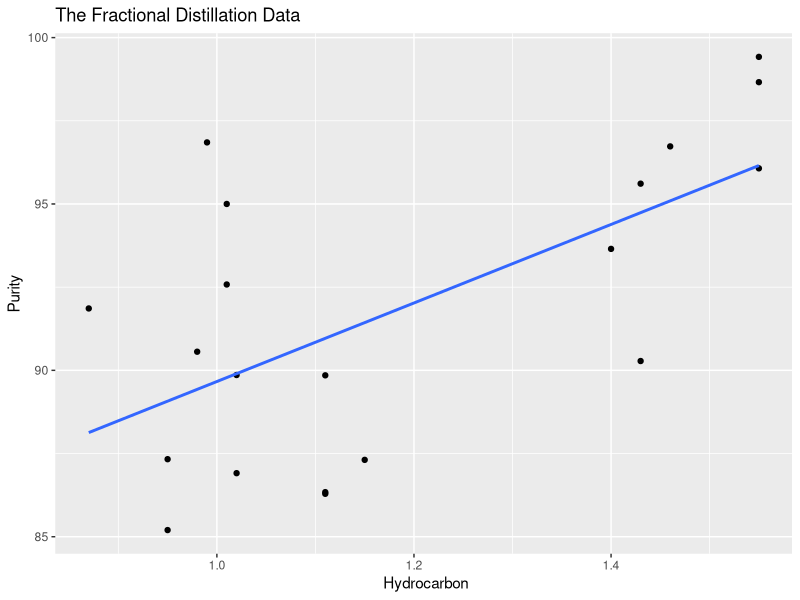
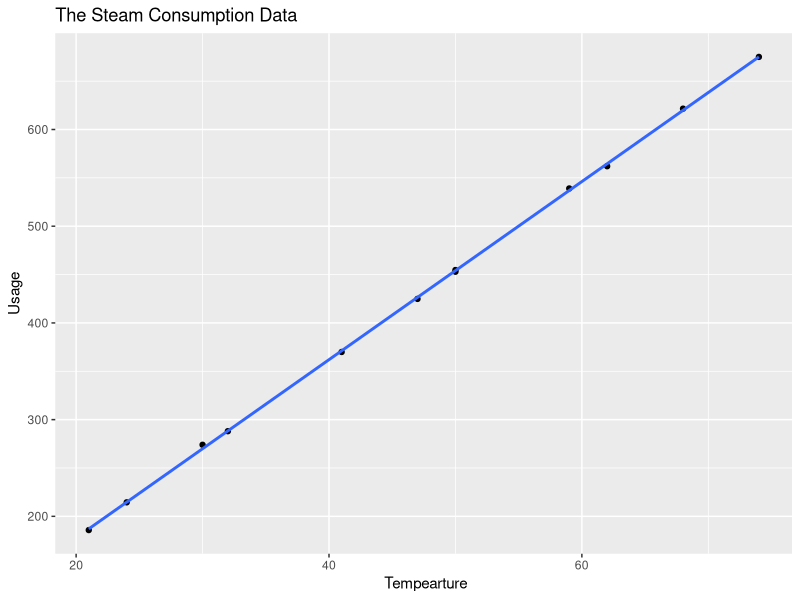

Generate these figures, in order, with R:
## ---- chunk 1
knitr::opts_chunk$set(echo = TRUE)
## ---- chunk 2
x_hydrocarbon <- c(1.02, 1.11, 1.43, 1.11, 1.01, 0.95, 1.11, 0.87, 1.43, 1.02,
                 1.46, 1.55, 1.55, 1.55, 1.40, 1.15, 1.01, 0.99, 0.95, 0.98)
y_purity <- c(86.91, 89.85, 90.28, 86.34, 92.58, 87.33, 86.29, 91.86, 95.61, 89.86,

                    96.73, 99.42, 98.66, 96.07, 93.65, 87.31, 95.00, 96.85, 85.20, 90.56)
x = x_hydrocarbon 
y = y_purity

## ---- chunk 3
library(ggplot2)

# Display Scatter Diagram 

scatter_diagram <- ggplot(data = NULL, 
                          aes(x = x_hydrocarbon, y= y_purity)) + 
                          geom_point() + geom_smooth(method = "lm", 
                          se = FALSE) + 
                          labs(title = "The Fractional Distillation Data",
                          x = " Hydrocarbon", y = "Purity")

print(scatter_diagram)
## ---- chunk 4
# Creating the linear regression model
model <- lm(y ~ x)

# Getting the coefficients
(coefficients <- model$coefficients)

# Getting the R-squared value
(r_squared <- summary(model)$r.squared)

# Getting the p-values for the coefficients
p_values <- summary(model)$coefficients[, "Pr(>|t|)"]
print(p_values)

model_summary <- summary(model)
model_summary

# Function for simple linear regression
simple_linear_regression <- function(x, y) {
  # Creating the linear regression model
  model <- lm(y ~ x)
  
  # Extracting coefficients
  coefficients <- model$coefficients
  
  # Extracting R-squared value
  r_squared <- summary(model)$r.squared
  
  # Returning coefficients and R-squared value
  return(list(coefficients = coefficients, r_squared = r_squared))
}

result <- simple_linear_regression(x, y)
print(result$coefficients)
print(result$r_squared)



#Creating Linear Model
model_names <- names(model)

# Inspecting the names of objects in the model
print(model_names)
## ---- chunk 5
# Function to get the least-squares fit coefficients
leastsquaresfit <- function(model){
  leastsfit <- model$coefficients
  return(leastsfit)
}

leastfits <- leastsquaresfit(model)

output <- paste("The least-squares fit coefficients:",
                paste("Intercept =", leastfits[1]),
                paste("PropellantAge =", leastfits[2]), sep = "\n")
message(output)
## ---- chunk 6
least_fits <- lsfit(x, y)$coefficients
print(least_fits)
## ---- chunk 7
getsigmasquared <- function(model){
  modelsummary <- summary(model)
  sigmasquared <- modelsummary$sigma^2
  return(sigmasquared)
}

estimatesigmasquared <- getsigmasquared(model)

output <- paste("The Estimate of Sigma Squared is equal to:", estimatesigmasquared)

message(output)
## ---- chunk 8
# Another way to find the p value
p_value <- summary(model)$coefficients[2, 4]

# Print the p-value
print(p_value)
## ---- chunk 9
# Get the coefficient and standard error for a specific variable, e.g., "x"
coefficient <- coef(model)["x"]
standard_error <- summary(model)$coefficients["x", "Std. Error"]

# Calculate the t-value
t_value <- coefficient / standard_error

# Print the t-value
print(t_value)
## ---- chunk 10
# Set the significance level
significance_level <- 0.05

# Set the degrees of freedom
degrees_of_freedom <- 18

# Calculate the critical value
critical_value <- qt(1 - (significance_level / 2), df = degrees_of_freedom)

# Print the critical value
print(critical_value)
## ---- chunk 11
# Perform the significance test for regression
if (abs(t_value) > critical_value) {
    null_hypothesis_status <- "The null hypothesis is rejected."
  } else {
    null_hypothesis_status <- "The null hypothesis is not rejected."
  }

output <- paste("Significance test for regression:",
                paste("T Value =", t_value),
                paste("Critical Value =", critical_value),
                paste(null_hypothesis_status), sep = "\n")

message(output)
## ---- chunk 12
# Set the significance level
significance_level <- 0.01

# Specify the degrees of freedom for the numerator and denominator
df_numerator <- 1  # Degrees of freedom for the numerator
df_denominator <- 18  # Degrees of freedom for the denominator

# Calculate the critical value
critical_value <- qf(1 - significance_level, df_numerator, df_denominator)

# Print the critical value
print(critical_value)
## ---- chunk 13
# Perform the analysis-of-variance approach to test significance of regression
if (model_summary$fstatistic["value"] > critical_value) {
  null_hypothesis_status <- "The null hypothesis is rejected."
}else { 
  null_hypothesis_status <- "The null hypothesis is not rejected."
}

output = paste("The Analysis Of Variance:",
              paste("F Statistics:", model_summary$fstatistic["value"] ),
              paste("Critical Value:", critical_value),
              paste(null_hypothesis_status), sep = "\n")

message(output)
## ---- chunk 14
# Calculate the confidence interval 
conf_interval <- confint(model, level = 0.95)

conf_interval
## ---- chunk 15
x_pred <- 1.00
y_pred <- predict(model, newdata = data.frame(x =x_pred), interval= "confidence", level = 0.95)
y_ci <- y_pred[, c("lwr", "upr")]
y_ci
## ---- chunk 16
x_tempearture <- c(21, 24, 32, 47, 50, 59, 68, 74, 62, 50, 41, 30)
y_usage <- c(185.79, 214.47, 288.03, 424.84, 454.68, 539.03, 621.55, 675.06, 562.03, 452.93, 369.95, 273.98)
x = x_tempearture
y = y_usage
## ---- chunk 17
library(ggplot2)

# Display Scatter Diagram 

scatter_diagram <- ggplot(data = NULL, 
                          aes(x = x_tempearture, y= y_usage)) + 
                          geom_point() + geom_smooth(method = "lm", 
                          se = FALSE) + 
                          labs(title = "The Steam Consumption Data",
                          x = " Tempearture", y = "Usage")

print(scatter_diagram)
## ---- chunk 18
# Creating the linear regression model
model <- lm(y ~ x)

# Getting the coefficients
(coefficients <- model$coefficients)

# Getting the R-squared value
(r_squared <- summary(model)$r.squared)

# Getting the p-values for the coefficients
p_values <- summary(model)$coefficients[, "Pr(>|t|)"]
print(p_values)

model_summary <- summary(model)
model_summary

# Function for simple linear regression
simple_linear_regression <- function(x, y) {
  # Creating the linear regression model
  model <- lm(y ~ x)
  
  # Extracting coefficients
  coefficients <- model$coefficients
  
  # Extracting R-squared value
  r_squared <- summary(model)$r.squared
  
  # Returning coefficients and R-squared value
  return(list(coefficients = coefficients, r_squared = r_squared))
}

result <- simple_linear_regression(x, y)
print(result$coefficients)
print(result$r_squared)



#Creating Linear Model
model_names <- names(model)

# Inspecting the names of objects in the model
print(model_names)
## ---- chunk 19
# Function to get the least-squares fit coefficients
leastsquaresfit <- function(model){
  leastsfit <- model$coefficients
  return(leastsfit)
}

leastfits <- leastsquaresfit(model)

output <- paste("The least-squares fit coefficients:",
                paste("Intercept =", leastfits[1]),
                paste("PropellantAge =", leastfits[2]), sep = "\n")
message(output)
## ---- chunk 20
least_fits <- lsfit(x, y)$coefficients
print(least_fits)
## ---- chunk 21
getsigmasquared <- function(model){
  modelsummary <- summary(model)
  sigmasquared <- modelsummary$sigma^2
  return(sigmasquared)
}

estimatesigmasquared <- getsigmasquared(model)

output <- paste("The Estimate of Sigma Squared is equal to:", estimatesigmasquared)

message(output)
## ---- chunk 22
# Another way to find the p value
p_value <- summary(model)$coefficients[2, 4]

# Print the p-value
print(p_value)
## ---- chunk 23
# Get the coefficient and standard error for a specific variable, e.g., "x"
coefficient <- coef(model)["x"]
standard_error <- summary(model)$coefficients["x", "Std. Error"]

# Calculate the t-value
t_value <- coefficient / standard_error

# Print the t-value
print(t_value)
## ---- chunk 24
# Set the significance level
significance_level <- 0.05

# Set the degrees of freedom
degrees_of_freedom <- 10

# Calculate the critical value
critical_value <- qt(1 - (significance_level / 2), df = degrees_of_freedom)

# Print the critical value
print(critical_value)
## ---- chunk 25
# Perform the significance test for regression
if (abs(t_value) > critical_value) {
    null_hypothesis_status <- "The null hypothesis is rejected."
  } else {
    null_hypothesis_status <- "The null hypothesis is not rejected."
  }

output <- paste("Significance test for regression:",
                paste("T Value =", t_value),
                paste("Critical Value =", critical_value),
                paste(null_hypothesis_status), sep = "\n")

message(output)
## ---- chunk 26
# Set the significance level
significance_level <- 0.01

# Specify the degrees of freedom for the numerator and denominator
df_numerator <- 1  # Degrees of freedom for the numerator
df_denominator <- 10  # Degrees of freedom for the denominator

# Calculate the critical value
critical_value <- qf(1 - significance_level, df_numerator, df_denominator)

# Print the critical value
print(critical_value)
## ---- chunk 27
# Calculate the confidence interval 
conf_interval <- confint(model, level = 0.95)

conf_interval
## ---- chunk 28
x_pred <- 1.00
y_pred <- predict(model, newdata = data.frame(x =x_pred), interval= "confidence", level = 0.95)
y_ci <- y_pred[, c("lwr", "upr")]
y_ci
